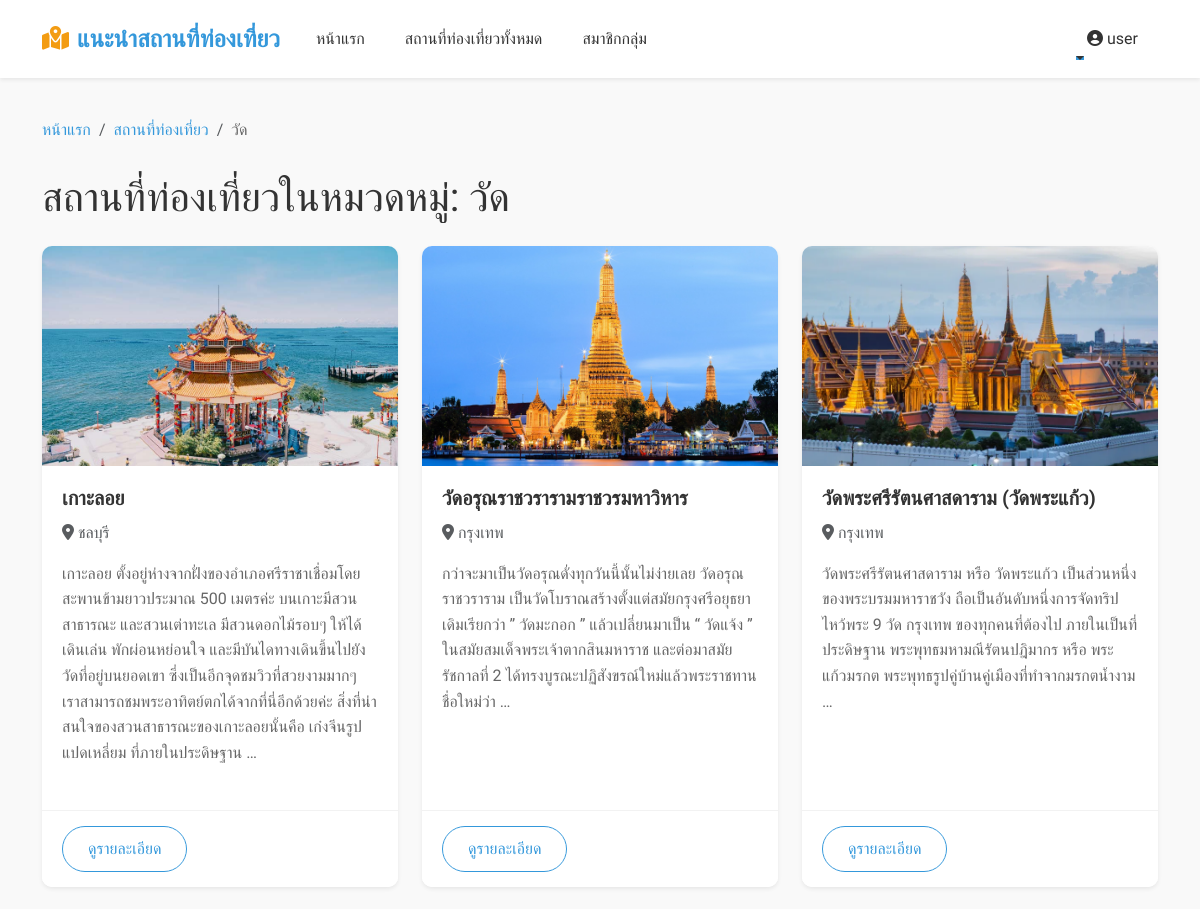
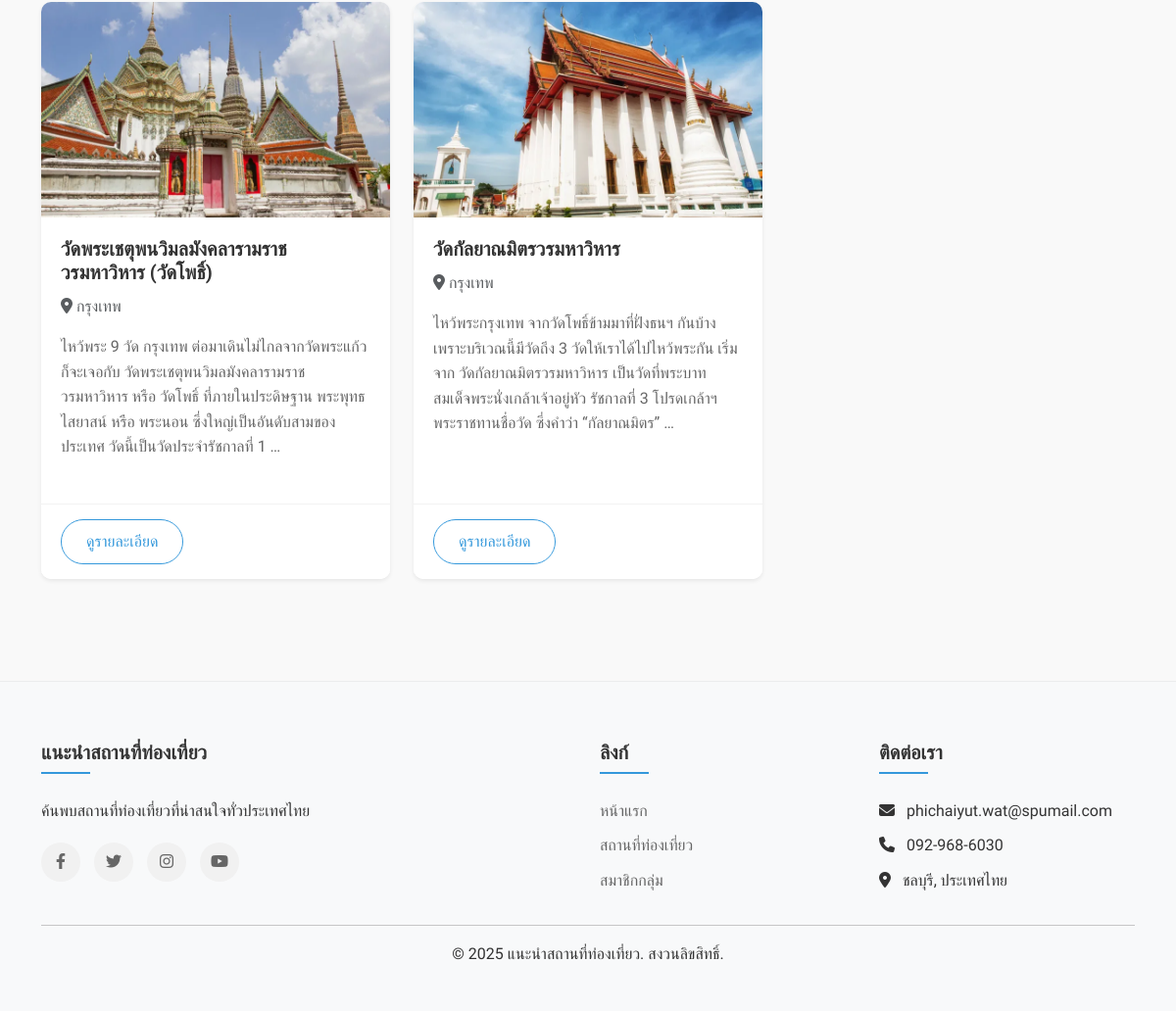
/category/3/ (signed in), run on the app's committed database (2 pictures, top to bottom).
### tourism/models.py (models this page shows, shortened)
class Category(models.Model):
    name = models.CharField(max_length=100, verbose_name="ชื่อหมวดหมู่")
    class Meta:
        verbose_name = "หมวดหมู่"
        verbose_name_plural = "หมวดหมู่"

class Place(models.Model):
    name = models.CharField(max_length=200, verbose_name="ชื่อสถานที่")
    description = models.TextField(verbose_name="รายละเอียด")
    address = models.TextField(verbose_name="ที่อยู่")
    province = models.ForeignKey(Province, on_delete=models.CASCADE, verbose_name="จังหวัด")
    categories = models.ManyToManyField(Category, verbose_name="หมวดหมู่")
    image = models.ImageField(upload_to='places/', verbose_name="รูปภาพ")
    created_at = models.DateTimeField(auto_now_add=True, verbose_name="วันที่สร้าง")
    updated_at = models.DateTimeField(auto_now=True, verbose_name="วันที่อัปเดต")
    is_featured = models.BooleanField(default=False, verbose_name="แนะนำ")
    map_embed = models.TextField(blank=True, null=True, help_text="ฝังโค้ด iframe จาก Google Maps")
    has_parking = models.BooleanField(default=False, null=True)
    has_restaurant = models.BooleanField(default=False, null=True)
    has_wifi = models.BooleanField(default=False, null=True)
    has_restroom = models.BooleanField(default=False, null=True)
    class Meta:
        verbose_name = "สถานที่ท่องเที่ยว"
        verbose_name_plural = "สถานที่ท่องเที่ยว"

class Province(models.Model):
    name = models.CharField(max_length=100, verbose_name="ชื่อจังหวัด")
    class Meta:
        verbose_name = "จังหวัด"
        verbose_name_plural = "จังหวัด"

### tourism/views.py (the view)
# urls.py: path('category/<int:category_id>/', views.category_places, name='category_places'),
def category_places(request, category_id):
    category = get_object_or_404(Category, pk=category_id)
    places = Place.objects.filter(categories=category)
    paginator = Paginator(places, 9)
    page_number = request.GET.get('page')
    page_obj = paginator.get_page(page_number)
    context = {
        'category': category,
        'page_obj': page_obj,
    }
    return render(request, 'tourism/category_places.html', context)

### templates/tourism/category_places.html (shortened to what this page needs)
{% extends 'base.html' %}
{% block content %}
    <div class="container mt-4">
        <nav aria-label="breadcrumb">
            <ol class="breadcrumb">
                <li class="breadcrumb-item"><a href="{% url 'home' %}">หน้าแรก</a></li>
                <li class="breadcrumb-item"><a href="{% url 'place_list' %}">สถานที่ท่องเที่ยว</a></li>
                <li class="breadcrumb-item active" aria-current="page">{{ category.name }}</li>
            </ol>
        </nav>
        <h1 class="mb-4">สถานที่ท่องเที่ยวในหมวดหมู่: {{ category.name }}</h1>
        <div class="row">
            {% for place in page_obj %}
                <div class="col-md-4 mb-4">
                    <div class="card h-100 shadow-sm">
                        <img src="{{ place.image.url }}" class="card-img-top" alt="{{ place.name }}">
                        <div class="card-body">
                            <h5 class="card-title">{{ place.name }}</h5>
                            <p class="card-text text-muted">
                                <i class="fas fa-map-marker-alt me-1"></i>{{ place.province.name }}
                            </p>
                            <p class="card-text">{{ place.description|truncatewords:15 }}</p>
                        </div>
                        <div class="card-footer bg-white">
                            <a href="{% url 'place_detail' place.id %}" class="btn btn-outline-primary">ดูรายละเอียด</a>
                        </div>
                    </div>
                </div>
            {% empty %}
                <div class="col-12 text-center">
                    <p>ไม่มีสถานที่ท่องเที่ยวในหมวดหมู่นี้</p>
                </div>
            {% endfor %}
        </div>
    </div>
{% endblock %}

### templates/base.html (shortened to what this page needs)
<!DOCTYPE html>
<html lang="th">
  <head>
    <link
      href="https://cdn.jsdelivr.net/npm/bootstrap@5.3.0/dist/css/bootstrap.min.css"
      rel="stylesheet"
    />
    <link
      rel="stylesheet"
      href="https://cdnjs.cloudflare.com/ajax/libs/font-awesome/6.4.0/css/all.min.css"
    />
  </head>
  <body>
    <nav class="navbar navbar-expand-lg navbar-light bg-light shadow-sm">
      <div class="container">
        <a class="navbar-brand" href="{% url 'home' %}">
          <i class="fas fa-map-marked-alt me-2"></i>แนะนำสถานที่ท่องเที่ยว
        </a>
        <div class="collapse navbar-collapse" id="navbarNav">
          <ul class="navbar-nav me-auto">
            <li class="nav-item">
              <a class="nav-link" href="{% url 'home' %}">หน้าแรก</a>
            </li>
            <li class="nav-item">
              <a class="nav-link" href="{% url 'place_list' %}"
                >สถานที่ท่องเที่ยวทั้งหมด</a
              >
            </li>
              <li class="nav-item">
                  <a class="nav-link" href="{% url 'about' %}">สมาชิกกลุ่ม</a>
              </li>
          </ul>
          <ul class="navbar-nav">
            {% if user.is_authenticated %}
            <li class="nav-item dropdown">
              <a
                class="nav-link dropdown-toggle"
                href="#"
                id="navbarDropdown"
                role="button"
                data-bs-toggle="dropdown"
                aria-expanded="false"
              >
                <i class="fas fa-user-circle me-1"></i>{{ user.username }}
              </a>
            </li>
            {% endif %}
          </ul>
        </div>
      </div>
    </nav>
    <main>{% block content %}{% endblock %}</main>
    <footer class="bg-light">
      <div class="container">
        <div class="row">
          <div class="col-md-6">
            <h5>แนะนำสถานที่ท่องเที่ยว</h5>
            <p>ค้นพบสถานที่ท่องเที่ยวที่น่าสนใจทั่วประเทศไทย</p>
            <div class="social-icons">
              <a href="#"><i class="fab fa-facebook-f"></i></a>
              <a href="#"><i class="fab fa-twitter"></i></a>
              <a href="#"><i class="fab fa-instagram"></i></a>
              <a href="#"><i class="fab fa-youtube"></i></a>
            </div>
          </div>
          <div class="col-md-3">
            <h5>ลิงก์</h5>
            <ul class="list-unstyled">
              <li>
                <a href="{% url 'home' %}" class="text-decoration-none"
                  >หน้าแรก</a
                >
              </li>
              <li>
                <a href="{% url 'place_list' %}" class="text-decoration-none"
                  >สถานที่ท่องเที่ยว</a
                >
              </li>
                <li>
                    <a href="{% url 'about' %}" class="text-decoration-none">สมาชิกกลุ่ม</a
                >
                </li>
            </ul>
          </div>
          <div class="col-md-3">
            <h5>ติดต่อเรา</h5>
            <ul class="list-unstyled">
              <li>
                <i class="fas fa-envelope me-2"></i> phichaiyut.wat@spumail.com
              </li>
              <li><i class="fas fa-phone me-2"></i> 092-968-6030</li>
              <li>
                <i class="fas fa-map-marker-alt me-2"></i> ชลบุรี, ประเทศไทย
              </li>
            </ul>
          </div>
        </div>
        <hr />
        <div class="text-center">
          <p>&copy; {% now "Y" %} แนะนำสถานที่ท่องเที่ยว. สงวนลิขสิทธิ์.</p>
        </div>
      </div>
    </footer>
  </body>
</html>

### templates/base.html (style rules this page uses)
:root { --primary-color: #3498db; --secondary-color: #2ecc71; --accent-color: #f39c12; --text-color: #333333; --light-bg: #f8f9fa; --dark-bg: #343a40; --border-radius: 10px; --box-shadow: 0 5px 15px rgba(0, 0, 0, 0.1); --transition: all 0.3s ease; }
body { font-family: "Prompt", sans-serif; color: var(--text-color); line-height: 1.6; background-color: #f9f9f9; }
.navbar { padding: 15px 0; transition: all 0.4s ease; background-color: rgba(255, 255, 255, 0.95) !important; backdrop-filter: blur(10px); }
.navbar-brand { font-weight: 700; font-size: 1.5rem; color: var(--primary-color) !important; }
.navbar-brand i { color: var(--accent-color); }
.nav-link { position: relative; font-weight: 500; padding: 8px 15px !important; margin: 0 5px; color: var(--text-color) !important; }
.nav-link::after { content: ""; position: absolute; width: 0; height: 2px; bottom: 0; left: 0; background-color: var(--primary-color); transition: width 0.3s ease; }
.dropdown { position: relative; }
.dropdown-toggle::after { display: inline-block; margin-left: 0.255em; vertical-align: 0.255em; content: ""; border-top: 0.3em solid; border-right: 0.3em solid transparent; border-bottom: 0; border-left: 0.3em solid transparent; }
.navbar { padding: 15px 0; transition: all 0.4s ease; background-color: rgba(255, 255, 255, 0.95) !important; backdrop-filter: blur(10px); z-index: 1000; }
.card { border: none; border-radius: var(--border-radius); overflow: hidden; transition: transform 0.4s ease, box-shadow 0.4s ease; margin-bottom: 25px; background-color: white; box-shadow: 0 3px 10px rgba(0, 0, 0, 0.08); }
.card-img-top { height: 220px; object-fit: cover; transition: transform 0.5s ease; }
.card-body { padding: 20px; }
.card-title { font-weight: 600; margin-bottom: 10px; color: var(--text-color); }
.card-text { color: #666; margin-bottom: 15px; }
.card-footer { background-color: transparent; border-top: 1px solid rgba(0, 0, 0, 0.05); padding: 15px 20px; }
.btn { border-radius: 30px; padding: 10px 25px; font-weight: 500; transition: all 0.3s ease; position: relative; overflow: hidden; z-index: 1; }
.btn::after { content: ""; position: absolute; bottom: 0; left: 0; width: 100%; height: 100%; background-color: rgba(255, 255, 255, 0.2); z-index: -2; }
.btn::before { content: ""; position: absolute; bottom: 0; left: 0; width: 0%; height: 100%; background-color: rgba(0, 0, 0, 0.1); transition: all 0.3s; z-index: -1; }
.btn-outline-primary { color: var(--primary-color); border-color: var(--primary-color); }
.breadcrumb { background-color: transparent; padding: 15px 0; }
.breadcrumb-item a { color: var(--primary-color); text-decoration: none; }
.breadcrumb-item.active { color: #666; }
footer { background-color: var(--light-bg); padding: 60px 0 30px; margin-top: 80px; border-top: 1px solid rgba(0, 0, 0, 0.05); }
footer h5 { font-weight: 600; margin-bottom: 25px; position: relative; padding-bottom: 10px; }
footer h5::after { content: ""; position: absolute; bottom: 0; left: 0; width: 50px; height: 2px; background: var(--primary-color); }
footer ul li { margin-bottom: 10px; }
footer a { color: #666; text-decoration: none; transition: var(--transition); }
footer .social-icons { margin-top: 20px; }
footer .social-icons a { display: inline-block; width: 40px; height: 40px; line-height: 40px; text-align: center; background-color: #f1f1f1; border-radius: 50%; margin-right: 10px; transition: var(--transition); }
.animate-fade-in { animation: fadeIn 0.5s ease forwards; }

### data on the page
Category: name "วัด"
Place: image (picture), name "เกาะลอย", province.name "ชลบุรี", description "เกาะลอย ตั้งอยู่ห่างจากฝั่งของอำเภอศรีราชาเชื่อมโดยสะพานข้ามยาวประมาณ 500 เมตรค่ะ บนเกาะมีสวนสาธารณะ และสวนเต่าทะเล มีสวนดอกไม้รอบๆ ให้ได้เดินเล่น พักผ่อนหย่อนใจ และมีบันไดทางเดินขึ้นไปยังวัดที่อยู่บนยอดเขา ซึ่งเป็นอีกจุดชมวิวที่สวยงามมากๆ เราสามารถชมพระอาทิตย์ตกได้จากที่นี่อีกด้วยค่ะ สิ่งที่น่าสนใจของสวนสาธารณะของเกาะลอยนั้นคือ เก๋งจีนรูปแปดเหลี่ยม ที่ภายในประดิษฐาน …"
Place: image (picture), name "วัดอรุณราชวรารามราชวรมหาวิหาร", province.name "กรุงเทพ", description "กว่าจะมาเป็นวัดอรุณดั่งทุกวันนี้นั้นไม่ง่ายเลย วัดอรุณราชวราราม เป็นวัดโบราณสร้างตั้งแต่สมัยกรุงศรีอยุธยา เดิมเรียกว่า ” วัดมะกอก ” แล้วเปลี่ยนมาเป็น “ วัดแจ้ง ” ในสมัยสมเด็จพระเจ้าตากสินมหาราช และต่อมาสมัยรัชกาลที่ 2 ได้ทรงบูรณะปฏิสังขรณ์ใหม่แล้วพระราชทานชื่อใหม่ว่า …"
Place: image (picture), name "วัดพระศรีรัตนศาสดาราม (วัดพระแก้ว)", province.name "กรุงเทพ", description "วัดพระศรีรัตนศาสดาราม หรือ วัดพระแก้ว เป็นส่วนหนึ่งของพระบรมมหาราชวัง ถือเป็นอันดับหนึ่งการจัดทริป ไหว้พระ 9 วัด กรุงเทพ ของทุกคนที่ต้องไป ภายในเป็นที่ประดิษฐาน พระพุทธมหามณีรัตนปฎิมากร หรือ พระแก้วมรกต พระพุทธรูปคู่บ้านคู่เมืองที่ทำจากมรกตน้ำงาม …"
Place: image (picture), name "วัดพระเชตุพนวิมลมังคลารามราชวรมหาวิหาร (วัดโพธิ์)", province.name "กรุงเทพ", description "ไหว้พระ 9 วัด กรุงเทพ ต่อมาเดินไม่ไกลจากวัดพระแก้วก็จะเจอกับ วัดพระเชตุพนวิมลมังคลารามราชวรมหาวิหาร หรือ วัดโพธิ์ ที่ภายในประดิษฐาน พระพุทธไสยาสน์ หรือ พระนอน ซึ่งใหญ่เป็นอันดับสามของประเทศ วัดนี้เป็นวัดประจำรัชกาลที่ 1 …"
Place: image (picture), name "วัดกัลยาณมิตรวรมหาวิหาร", province.name "กรุงเทพ", description "ไหว้พระกรุงเทพ จากวัดโพธิ์ข้ามมาที่ฝั่งธนฯ กันบ้าง เพราะบริเวณนี้มีวัดถึง 3 วัดให้เราได้ไปไหว้พระกัน เริ่มจาก วัดกัลยาณมิตรวรมหาวิหาร เป็นวัดที่พระบาทสมเด็จพระนั่งเกล้าเจ้าอยู่หัว รัชกาลที่ 3 โปรดเกล้าฯ พระราชทานชื่อวัด ซึ่งคำว่า “กัลยาณมิตร” …"

### other printed values
{{ user.username }} "user"
